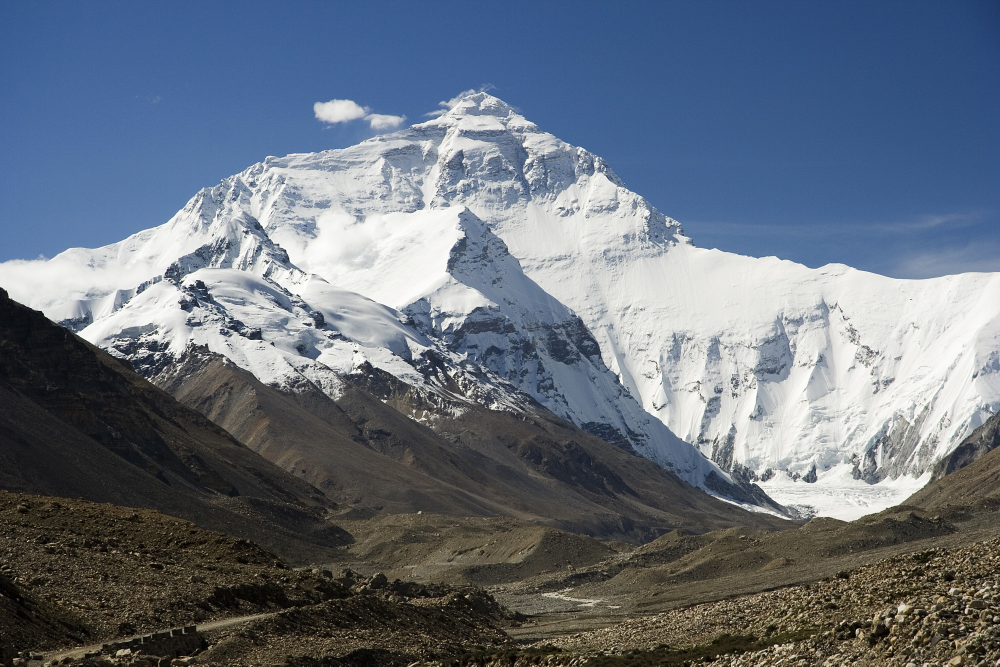
#> input picture image/natural.jpg, 2000 x 1333 px (shown at 1/2 size)
$ python main.py   (older library calls are emulated)
#> lines starting #> are read from the running program, lines starting #| are printed output that depends on the picture; after the words box and inside, x2 and y2 are one past the last pixel; in counts of white or black regions, pixels touching at a corner belong together
import cv2
import numpy as np
import matplotlib.pyplot as plt
import os

# =====================================
# Create output folder
# =====================================
os.makedirs("output", exist_ok=True)

# =====================================
# Edge Detection Methods Ranking
# 1. Canny
# 2. Sobel
# 3. Laplacian
# 4. LoG
# 5. Prewitt
# 6. Roberts
# =====================================

def process_and_display(image_path, title):

    # Read grayscale image
#> called with image_path = 'image/natural.jpg', title = 'Natural Image'
    img = cv2.imread(image_path, cv2.IMREAD_GRAYSCALE)
#> img: shape (1333, 2000); min 0, max 255, mean 111.1

    if img is None:
        print(f"Cannot read image: {image_path}")
        return

    img = cv2.resize(img, (512, 512))
#> img: shape (512, 512)

    # Preprocessing
    blurred = cv2.GaussianBlur(img, (5,5), 0)

    # =====================================
    # 1. Canny (Rank #1)
    # =====================================
    canny = cv2.Canny(blurred, 50, 150)
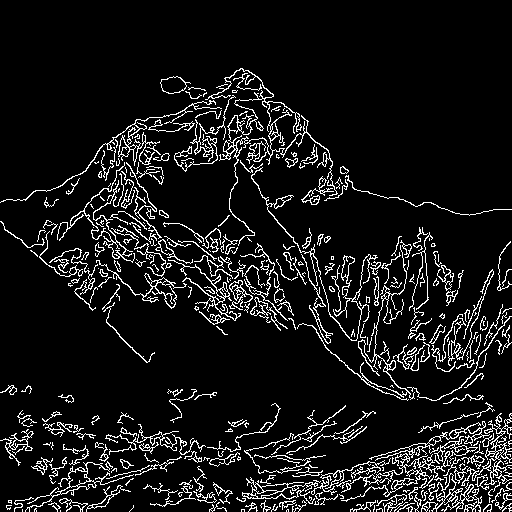
#> canny: shape (512, 512); 9.1% white in thin lines or dots, all inside (x1, y1, x2, y2) = (0, 68, 512, 512)

    # =====================================
    # 2. Sobel (Rank #2)
    # =====================================
    sobelx = cv2.Sobel(blurred, cv2.CV_64F, 1, 0, ksize=3)
    sobely = cv2.Sobel(blurred, cv2.CV_64F, 0, 1, ksize=3)
    sobel = cv2.magnitude(sobelx, sobely)
    sobel = cv2.normalize(sobel, None, 0, 255, cv2.NORM_MINMAX)
    sobel = np.uint8(sobel)

    # =====================================
    # 3. Laplacian (Rank #3)
    # =====================================
    laplacian = cv2.Laplacian(blurred, cv2.CV_64F)
    laplacian = np.absolute(laplacian)
    laplacian = cv2.normalize(laplacian, None, 0, 255, cv2.NORM_MINMAX)
    laplacian = np.uint8(laplacian)

    # =====================================
    # 4. LoG (Rank #4)
    # =====================================
    log_blur = cv2.GaussianBlur(img, (7,7), 1.5)
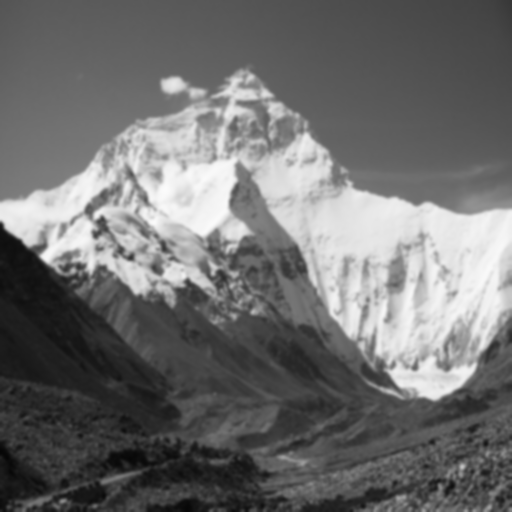
#> log_blur: shape (512, 512); min 5, max 251, mean 111
    log = cv2.Laplacian(log_blur, cv2.CV_64F)
    log = np.absolute(log)
    log = cv2.normalize(log, None, 0, 255, cv2.NORM_MINMAX)
    log = np.uint8(log)

    # =====================================
    # 5. Prewitt (Rank #5)
    # =====================================
    kernelx = np.array([[1,0,-1],
                        [1,0,-1],
                        [1,0,-1]])

    kernely = np.array([[1,1,1],
                        [0,0,0],
                        [-1,-1,-1]])

    prewittx = cv2.filter2D(blurred, -1, kernelx)
    prewitty = cv2.filter2D(blurred, -1, kernely)

    prewitt = cv2.addWeighted(prewittx, 0.5, prewitty, 0.5, 0)

    # =====================================
    # 6. Roberts (Rank #6)
    # =====================================
    kernelx = np.array([[1,0],
                        [0,-1]])

    kernely = np.array([[0,1],
                        [-1,0]])

    robertsx = cv2.filter2D(blurred, -1, kernelx)
    robertsy = cv2.filter2D(blurred, -1, kernely)

    roberts = cv2.addWeighted(robertsx, 0.5, robertsy, 0.5, 0)

    # =====================================
    # Save images
    # =====================================
    base = title.replace(" ", "_")

    cv2.imwrite(f"output/{base}_original.png", img)
    cv2.imwrite(f"output/{base}_canny.png", canny)
    cv2.imwrite(f"output/{base}_sobel.png", sobel)
    cv2.imwrite(f"output/{base}_laplacian.png", laplacian)
    cv2.imwrite(f"output/{base}_log.png", log)
    cv2.imwrite(f"output/{base}_prewitt.png", prewitt)
    cv2.imwrite(f"output/{base}_roberts.png", roberts)

    # =====================================
    # Display
    # =====================================
    plt.figure(figsize=(16,10))
    plt.suptitle(title, fontsize=18)

    images = [
        img, canny, sobel,
        laplacian, log, prewitt, roberts
    ]

    titles = [
        "Original",
        "1. Canny",
        "2. Sobel",
        "3. Laplacian",
        "4. LoG",
        "5. Prewitt",
        "6. Roberts"
    ]

    for i in range(len(images)):
        plt.subplot(3,3,i+1)
        plt.imshow(images[i], cmap='gray')
        plt.title(titles[i])
        plt.axis("off")
#> this loop made 7 passes

    plt.tight_layout()
    plt.savefig(f"output/{base}_comparison.png", dpi=300)
    plt.show()

    print(f"{title} finished and saved.")

# =====================================
# Main
# =====================================
if __name__ == "__main__":

    # Natural Image
    process_and_display("image/natural.jpg", "Natural Image")

    # Medical Image
    process_and_display("image/medical.jpg", "Medical Image")
#> call 2 of process_and_display, with image_path = 'image/medical.jpg', title = 'Medical Image'
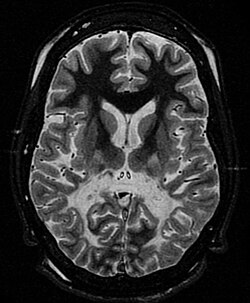
#> input picture image/medical.jpg, 250 x 303 px
#> in process_and_display, img is the input picture: shape (303, 250); min 0, max 255, mean 48.7
#> in process_and_display (call 2), `img = cv2.resize(img, (512, 512))`:
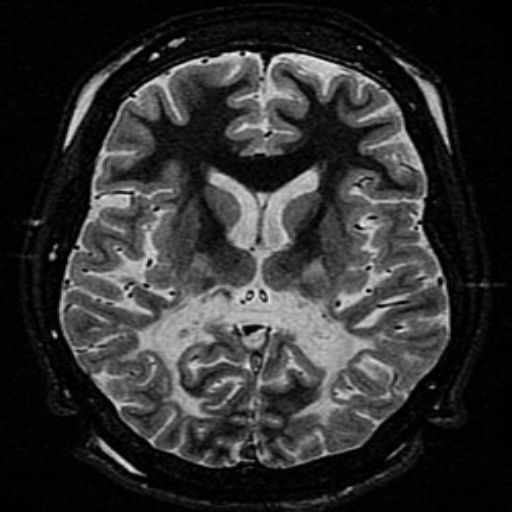
#> img: shape (512, 512); min 0, max 250, mean 48.6
#> in process_and_display (call 2), `canny = cv2.Canny(blurred, 50, 150)`: canny: shape (512, 512); 6.9% white in thin lines or dots, all inside (x1, y1, x2, y2) = (28, 37, 490, 511)
#> in process_and_display (call 2), `sobely = cv2.Sobel(blurred, cv2.CV_64F, 0, 1, ksize=3)`:
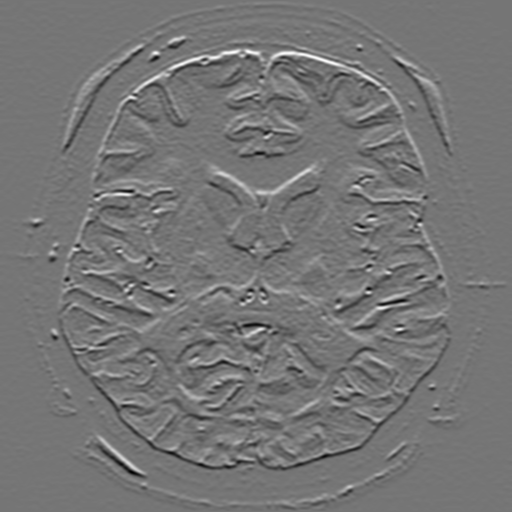
#> sobely: shape (512, 512) float64; min -395, max 460, mean 0; drawn with min black and max white
#> in process_and_display (call 2), `sobel = cv2.magnitude(sobelx, sobely)`:
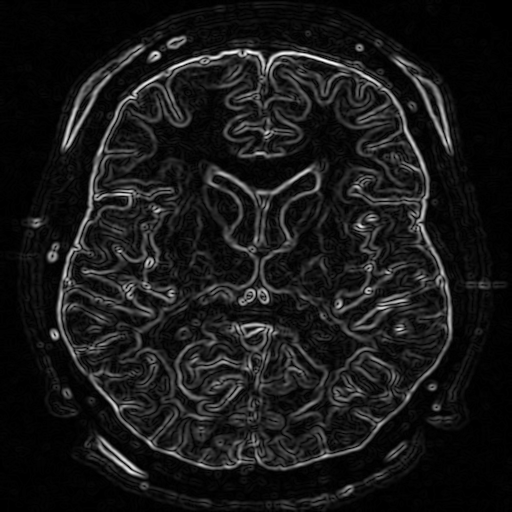
#> sobel: shape (512, 512) float64; min 0, max 473.1, mean 45.8; drawn with min black and max white
#> in process_and_display (call 2), `robertsx = cv2.filter2D(blurred, -1, kernelx)`:
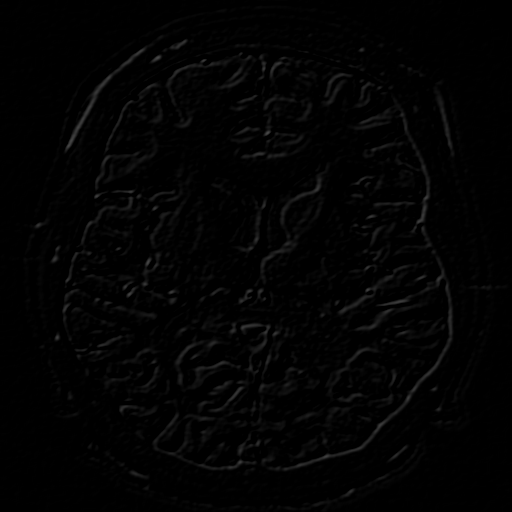
#> robertsx: shape (512, 512); min 0, max 70, mean 2.7
#> the loop in process_and_display (call 2), `for i in range(len(images)):` made 7 passes
